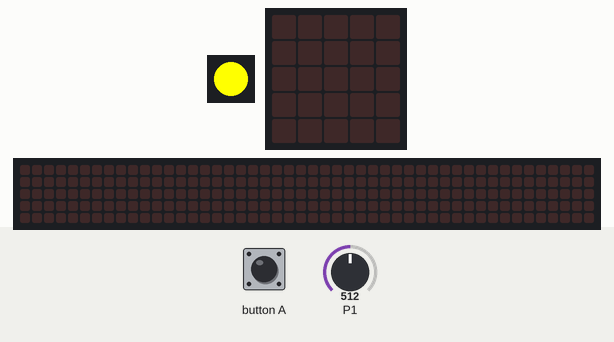
This program was run on a simulated Calliope mini (MakeCode). Shown: 1 RGB LEDs in strip order, left to right, the board's 5×5 LED display, a strip that is not on the board, showing the scrolling text unrolled. The test bench sets the inputs (shaded band); at power-on: P1 = 512 (analog values on the 0–1023 scale). The 48×5 strip is a reading aid, not a part: it shows the text the display is scrolling, unrolled, one strip-width of it at a time.

Above: at 1.2 s.
1.3 s: button A pressed for 0.15 s
At 4.82 s:
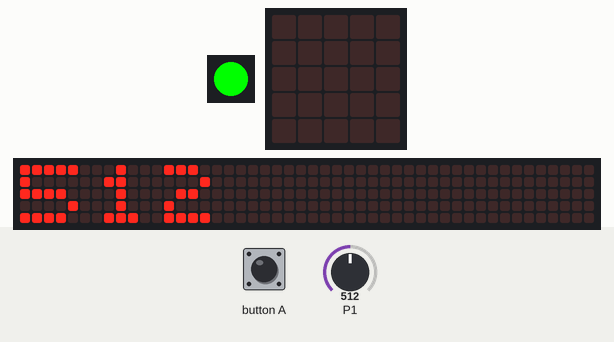
At 5.7 s:
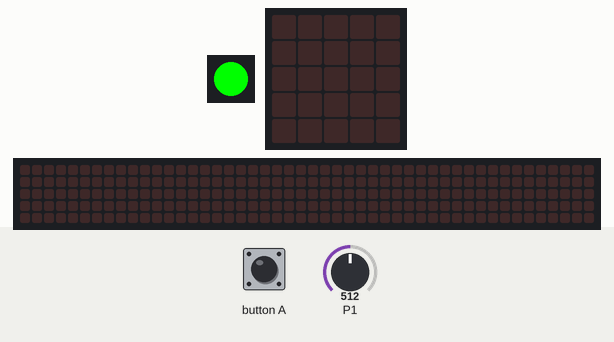
Timing chart, 0 to 7.2 s (numbered marks = the images above; inputs shaded):
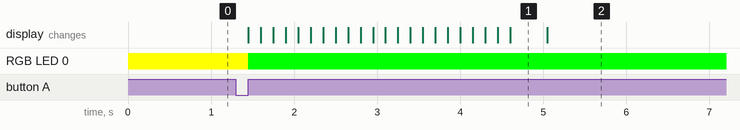

Measured:
- after the input at 1.3 s, RGB LED 0: RGB(255, 255, 0) → RGB(0, 255, 0) after 0.15 s; the display: changes after 0.15 s (image 1)
- what the display in image 1 shows lasts 0.5 s, from 4.6 s to 5.1 s

The program:

main.ts
```typescript
input.onButtonEvent(Button.A, input.buttonEventClick(), function () {
    if (feuchtigkeit <= 10) {
        basic.setLedColor(0x0000ff)
    } else if (feuchtigkeit > 120 && feuchtigkeit < 400) {
        basic.setLedColor(0xff0000)
    } else {
        basic.setLedColor(0x00ff00)
    }
    basic.showNumber(feuchtigkeit)
})
let feuchtigkeit = 0
basic.setLedColor(0xffff00)
basic.forever(function () {
    feuchtigkeit = pins.analogReadPin(AnalogPin.P1)
})
```

test.ts
```typescript
// Hier kann man Tests durchführen; diese Datei wird nicht kompiliert, wenn dieses Paket als Erweiterung verwendet wird.
```
